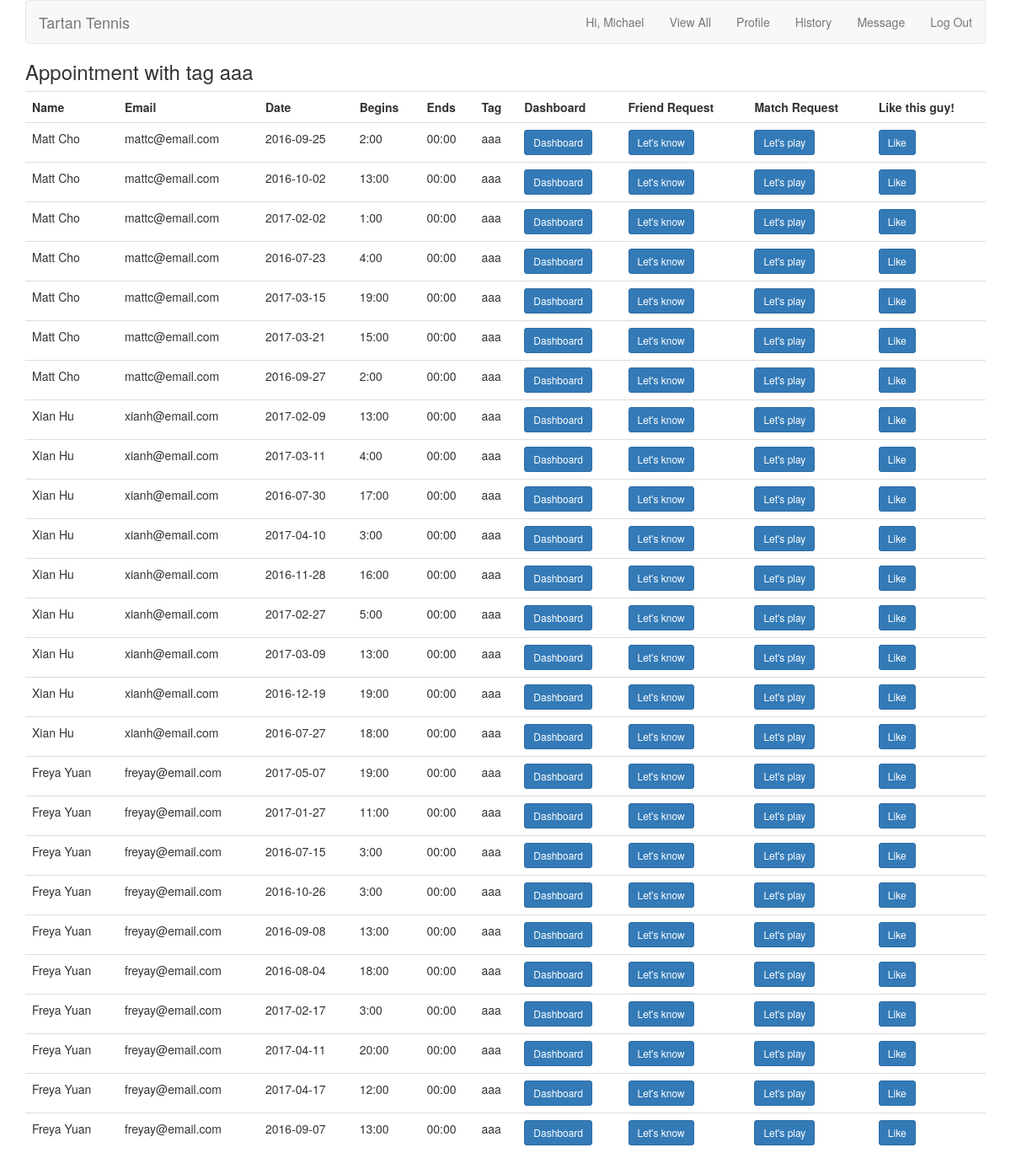
/tag_time.php?tag=aaa (signed in), run on the app's committed database.
### tables this page shows
CREATE TABLE `times` (
  `time_id` int(11) NOT NULL PRIMARY KEY AUTO_INCREMENT,
  `begins_date` varchar(20) NOT NULL,
  `begins_time` varchar(20) NOT NULL,
  `ends_time` varchar(20) NOT NULL,
  `tag` tinytext NOT NULL,
  `user_id` int(11) NOT NULL,
  `created_at` timestamp NOT NULL DEFAULT CURRENT_TIMESTAMP,
  FULLTEXT (begins_date, begins_time, ends_time, tag)
);

CREATE TABLE `users` (
  `user_id` int(10) UNSIGNED NOT NULL PRIMARY KEY AUTO_INCREMENT,
  `first_name` varchar(20) NOT NULL,
  `last_name` varchar(20) NOT NULL,
  `username` varchar(20) NOT NULL,
  `email` varchar(50) NOT NULL,
  `pass` char(40) NOT NULL,
  `created_at` timestamp NOT NULL DEFAULT CURRENT_TIMESTAMP,
  `updated_at` timestamp NOT NULL DEFAULT CURRENT_TIMESTAMP ON UPDATE CURRENT_TIMESTAMP
);

### tag_time.php (the view, shortened to what this page needs)
<?php
include ('includes/header.php');
require('mysqli_connect.php');
$tag = $_GET['tag'];
echo '<h3>Appointment with tag ' . $tag . '</h3>';
if(isset($_COOKIE['user_id']))
{
    $qt =" SELECT user_id, first_name, last_name, email, begins_date, begins_time, ends_time, tag
                    FROM users INNER JOIN times
                    USING (user_id)
                    WHERE user_id <> '$user_id'
                    AND tag = '$tag';
                    ";
    $result = @mysqli_query($dbc, $qt);
    echo '<table class="table">
    <tr>
    <th>Name</th>
    <th>Email</th>
    <th>Date</th>
    <th>Begins</th>
    <th>Ends</th>
    <th>Tag</th>
    <th>Dashboard</th>
     <th>Friend Request</th>
    <th>Match Request</th>
    <th>Like this guy!</th>
    </tr>';
while ($row = mysqli_fetch_array($result)) {
    echo
    '<tr>
    <td>' . $row['first_name'] . ' ' . $row['last_name'] . '</td>
    <td>' . $row['email'] . '</td>
    <td>' . $row['begins_date'] . '</td>
    <td>' . $row['begins_time'] . '</td>
    <td>' . $row['ends_time'] . '</td>
    <td>' . $row['tag'] . '</td>
    <td><a class="btn btn-primary btn-sm"
    a href="dashboard.php?profile_id='
     . $row['user_id'] . '& user='. $_COOKIE['user_id'] . '">Dashboard</a></td>
    <td><a class="btn btn-primary btn-sm" href="friend_request.php?receiver_id='
     . $row['user_id'] . '">Let\'s know</a></td>
    <td><a class="btn btn-primary btn-sm" href="appoinment_request.php?receiver_id='
    . $row['user_id'] . '& begins_date='. $row['begins_date'] . '& begins_time=' . $row['begins_time'] . '& ends_time=' . $row['ends_time'] . '">Let\'s play</a></td>
    <td><a class="btn btn-primary btn-sm" href="like.php?likee_id='
     . $row['user_id'] . '">Like</a></td>
    </tr>';
    }
    echo '</table>';
}
else
{
        echo 'You must be logged to access this page.';
}
?>

### data on the page
times: user.first_name "Matt", user.last_name "Cho", user.email "mattc@email.com", begins_date "2016-09-25", begins_time "2:00", ends_time "00:00", tag "aaa"
times: user.first_name "Matt", user.last_name "Cho", user.email "mattc@email.com", begins_date "2016-10-02", begins_time "13:00", ends_time "00:00", tag "aaa"
times: user.first_name "Matt", user.last_name "Cho", user.email "mattc@email.com", begins_date "2017-02-02", begins_time "1:00", ends_time "00:00", tag "aaa"
times: user.first_name "Matt", user.last_name "Cho", user.email "mattc@email.com", begins_date "2016-07-23", begins_time "4:00", ends_time "00:00", tag "aaa"
times: user.first_name "Matt", user.last_name "Cho", user.email "mattc@email.com", begins_date "2017-03-15", begins_time "19:00", ends_time "00:00", tag "aaa"
times: user.first_name "Matt", user.last_name "Cho", user.email "mattc@email.com", begins_date "2017-03-21", begins_time "15:00", ends_time "00:00", tag "aaa"
times: user.first_name "Matt", user.last_name "Cho", user.email "mattc@email.com", begins_date "2016-09-27", begins_time "2:00", ends_time "00:00", tag "aaa"
times: user.first_name "Xian", user.last_name "Hu", user.email "xianh@email.com", begins_date "2017-02-09", begins_time "13:00", ends_time "00:00", tag "aaa"
times: user.first_name "Xian", user.last_name "Hu", user.email "xianh@email.com", begins_date "2017-03-11", begins_time "4:00", ends_time "00:00", tag "aaa"
times: user.first_name "Xian", user.last_name "Hu", user.email "xianh@email.com", begins_date "2016-07-30", begins_time "17:00", ends_time "00:00", tag "aaa"
times: user.first_name "Xian", user.last_name "Hu", user.email "xianh@email.com", begins_date "2017-04-10", begins_time "3:00", ends_time "00:00", tag "aaa"
times: user.first_name "Xian", user.last_name "Hu", user.email "xianh@email.com", begins_date "2016-11-28", begins_time "16:00", ends_time "00:00", tag "aaa"
times: user.first_name "Xian", user.last_name "Hu", user.email "xianh@email.com", begins_date "2017-02-27", begins_time "5:00", ends_time "00:00", tag "aaa"
times: user.first_name "Xian", user.last_name "Hu", user.email "xianh@email.com", begins_date "2017-03-09", begins_time "13:00", ends_time "00:00", tag "aaa"
times: user.first_name "Xian", user.last_name "Hu", user.email "xianh@email.com", begins_date "2016-12-19", begins_time "19:00", ends_time "00:00", tag "aaa"
times: user.first_name "Xian", user.last_name "Hu", user.email "xianh@email.com", begins_date "2016-07-27", begins_time "18:00", ends_time "00:00", tag "aaa"
times: user.first_name "Freya", user.last_name "Yuan", user.email "freyay@email.com", begins_date "2017-05-07", begins_time "19:00", ends_time "00:00", tag "aaa"
times: user.first_name "Freya", user.last_name "Yuan", user.email "freyay@email.com", begins_date "2017-01-27", begins_time "11:00", ends_time "00:00", tag "aaa"
times: user.first_name "Freya", user.last_name "Yuan", user.email "freyay@email.com", begins_date "2016-07-15", begins_time "3:00", ends_time "00:00", tag "aaa"
times: user.first_name "Freya", user.last_name "Yuan", user.email "freyay@email.com", begins_date "2016-10-26", begins_time "3:00", ends_time "00:00", tag "aaa"
times: user.first_name "Freya", user.last_name "Yuan", user.email "freyay@email.com", begins_date "2016-09-08", begins_time "13:00", ends_time "00:00", tag "aaa"
times: user.first_name "Freya", user.last_name "Yuan", user.email "freyay@email.com", begins_date "2016-08-04", begins_time "18:00", ends_time "00:00", tag "aaa"
times: user.first_name "Freya", user.last_name "Yuan", user.email "freyay@email.com", begins_date "2017-02-17", begins_time "3:00", ends_time "00:00", tag "aaa"
times: user.first_name "Freya", user.last_name "Yuan", user.email "freyay@email.com", begins_date "2017-04-11", begins_time "20:00", ends_time "00:00", tag "aaa"
times: user.first_name "Freya", user.last_name "Yuan", user.email "freyay@email.com", begins_date "2017-04-17", begins_time "12:00", ends_time "00:00", tag "aaa"
times: user.first_name "Freya", user.last_name "Yuan", user.email "freyay@email.com", begins_date "2016-09-07", begins_time "13:00", ends_time "00:00", tag "aaa"

### other printed values
$fn "Michael"
$tag "aaa"
